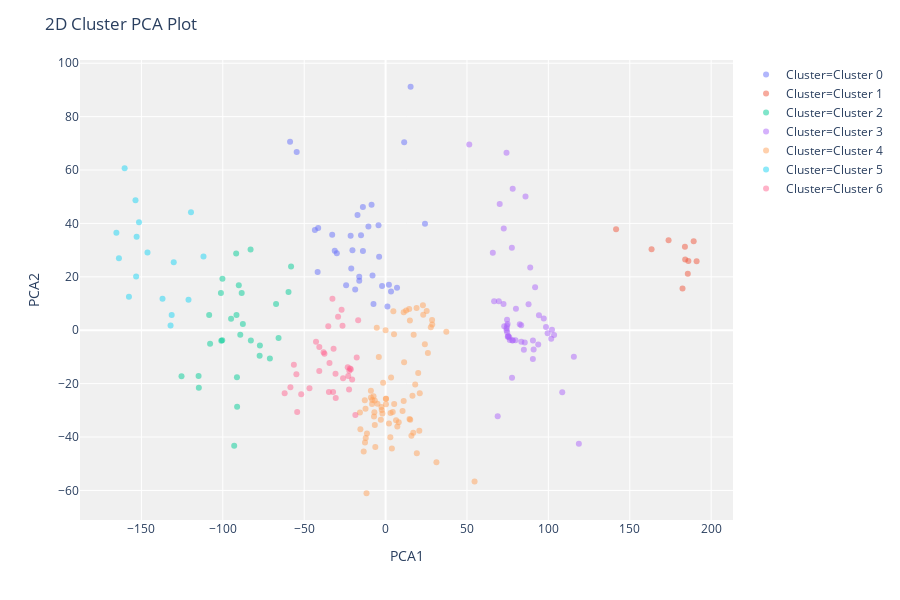

Source (notebook cell):
### Code cell
# Plot Distance Plot
pc.plot_model(km,plot='cluster')

### Figure 1 — Plotly figure (JSON) as saved in the notebook; plotly's stock layout.template omitted (floating-point values rounded to 4 significant figures)
{"data": [{"textposition": "top center", "hovertemplate": "Cluster=Cluster 0<br>PCA1=%{x}<br>PCA2=%{y}<br>Feature=%{customdata[0]}", "showlegend": true, "legendgroup": "Cluster=Cluster 0", "name": "Cluster=Cluster 0", "yaxis": "y", "customdata": [["AD"], ["AE"], ["AF"], ["AG"], ["AI"], ["AL"], ["AM"], ["AN"], ["AO"], ["AQ"], ["AR"], ["AS"], ["AT"], ["AU"], ["AW"], ["AZ"], ["BA"], ["BB"], ["BD"], ["BE"], ["BF"], ["BG"], ["BH"], ["BI"], ["BJ"], ["BM"], ["BN"], ["BO"], ["BR"], ["BS"], ["BT"], ["BV"], ["BW"]], "y": [35.61, 20.47, 9.807, 16.53, 15.29, 23.09, 8.861, 66.75, 43.16, 15.92, 39.88, 21.85, 38.82, 18.55, 38.28, 70.64, 16.81, 28.79, 29.7, 46.18, 39.32, 35.4, 29.96, 37.56, 35.75, 14.53, 70.44, 17.02, 27.55, 91.19, 47.01, 29.77, 19.99], "hoverlabel": {"namelength": 0}, "mode": "markers", "xaxis": "x", "marker": {"color": "#636efa", "opacity": 0.5, "symbol": "circle"}, "x": [-15.08, -8.017, -7.432, -2.171, -18.67, -21.09, 1.134, -54.61, -17.23, 7.032, 24.2, -41.73, -10.54, -16.18, -41.41, -58.68, -24.25, -29.95, -13.91, -13.93, -4.336, -21.46, -20.36, -43.45, -32.8, 3.346, 11.43, 2.058, -3.977, 15.37, -8.615, -31.23, -16.19], "type": "scatter"}, {"textposition": "top center", "hovertemplate": "Cluster=Cluster 1<br>PCA1=%{x}<br>PCA2=%{y}<br>Feature=%{customdata[0]}", "showlegend": true, "legendgroup": "Cluster=Cluster 1", "name": "Cluster=Cluster 1", "yaxis": "y", "customdata": [["BY"], ["BZ"], ["CA"], ["CC"], ["CD"], ["CF"], ["CG"], ["CH"], ["CI"], ["CK"]], "y": [26.5, 21.16, 33.3, 15.63, 31.29, 30.36, 25.95, 33.69, 37.87, 25.84], "hoverlabel": {"namelength": 0}, "mode": "markers", "xaxis": "x", "marker": {"color": "#EF553B", "opacity": 0.5, "symbol": "circle"}, "x": [184.1, 185.7, 189.3, 182.4, 183.9, 163.4, 186.0, 173.9, 141.6, 191.1], "type": "scatter"}, {"textposition": "top center", "hovertemplate": "Cluster=Cluster 2<br>PCA1=%{x}<br>PCA2=%{y}<br>Feature=%{customdata[0]}", "showlegend": true, "legendgroup": "Cluster=Cluster 2", "name": "Cluster=Cluster 2", "yaxis": "y", "customdata": [["CL"], ["CM"], ["CN"], ["CO"], ["CR"], ["CU"], ["CV"], ["CX"], ["CY"], ["CZ"], ["DE"], ["DJ"], ["DK"], ["DM"], ["DO"], ["DZ"], ["EC"], ["EE"], ["EG"], ["EH"], ["ER"], ["ES"], ["ET"], ["FI"], ["FJ"], ["FK"], ["FM"], ["FO"]], "y": [5.748, -5.743, -28.62, -2.902, 16.88, -10.59, -17.21, 19.24, 5.695, 4.274, -43.24, -3.934, 23.87, -17.14, -3.749, 13.98, -3.849, -9.569, 13.94, 30.24, 14.36, -17.61, 9.856, -21.58, -1.649, -5.085, 2.303, 28.72], "hoverlabel": {"namelength": 0}, "mode": "markers", "xaxis": "x", "marker": {"color": "#00cc96", "opacity": 0.5, "symbol": "circle"}, "x": [-108.4, -77.21, -91.2, -65.75, -90.18, -71.08, -125.4, -100.2, -91.59, -94.91, -92.99, -100.9, -58.07, -114.9, -100.4, -88.4, -82.77, -77.37, -101.2, -82.93, -59.63, -91.31, -67.28, -114.7, -89.26, -107.8, -87.67, -91.79], "type": "scatter"}, {"textposition": "top center", "hovertemplate": "Cluster=Cluster 3<br>PCA1=%{x}<br>PCA2=%{y}<br>Feature=%{customdata[0]}", "showlegend": true, "legendgroup": "Cluster=Cluster 3", "name": "Cluster=Cluster 3", "yaxis": "y", "customdata": [["FR"], ["GA"], ["GB"], ["GD"], ["GE"], ["GF"], ["GG"], ["GH"], ["GI"], ["GL"], ["GM"], ["GN"], ["GP"], ["GQ"], ["GR"], ["GS"], ["GT"], ["GU"], ["GW"], ["GY"], ["GZ"], ["HK"], ["HM"], ["HN"], ["HR"], ["HT"], ["HU"], ["ID"], ["IE"], ["IL"], ["IM"], ["IN"], ["IO"], ["IQ"], ["IR"], ["IS"], ["IT"], ["JE"], ["JM"], ["JO"], ["JP"], ["KE"], ["KG"], ["KH"], ["KI"], ["KM"], ["KN"], ["KP"], ["KR"], ["KW"], ["KY"]], "y": [-2.77, 52.97, -1.127, -4.591, 2.223, -0.01627, -3.717, -2.142, -3.84, -32.2, -2.452, -9.916, -5.315, -3.639, 23.5, 5.653, 1.23, 0.7166, 38.12, 29.05, 16.08, -7.303, 9.808, -4.31, -0.7971, 3.928, -7.262, 4.377, 9.761, 8.078, 50.06, 1.635, 47.25, -23.22, -42.49, -3.166, -17.77, -10.77, 1.463, 0.2205, 69.57, 10.81, -3.794, 2.349, 1.908, -2.393, -3.874, 10.86, 66.44, 30.85, -1.798], "hoverlabel": {"namelength": 0}, "mode": "markers", "xaxis": "x", "marker": {"color": "#ab63fa", "opacity": 0.5, "symbol": "circle"}, "x": [76.04, 78.09, 99.54, 85.5, 82.42, 74.34, 79.82, 75.45, 90.53, 68.88, 75.06, 115.7, 93.77, 76.3, 88.85, 94.22, 98.55, 74.31, 72.59, 65.87, 91.85, 84.95, 72.46, 83.38, 74.67, 74.62, 90.94, 97.17, 87.83, 80.08, 85.95, 74.64, 70.11, 108.5, 118.7, 101.7, 77.68, 90.48, 72.89, 102.2, 51.42, 69.58, 78.13, 74.97, 83.32, 75.33, 77.87, 66.67, 74.29, 77.58, 103.5], "type": "scatter"}, {"textposition": "top center", "hovertemplate": "Cluster=Cluster 4<br>PCA1=%{x}<br>PCA2=%{y}<br>Feature=%{customdata[0]}", "showlegend": true, "legendgroup": "Cluster=Cluster 4", "name": "Cluster=Cluster 4", "yaxis": "y", "customdata": [["KZ"], ["LA"], ["LB"], ["LC"], ["LI"], ["LK"], ["LR"], ["LS"], ["LT"], ["LU"], ["LV"], ["LY"], ["MA"], ["MC"], ["MD"], ["ME"], ["MG"], ["MH"], ["MK"], ["ML"], ["MM"], ["MN"], ["MO"], ["MP"], ["MQ"], ["MR"], ["MS"], ["MT"], ["MU"], ["MV"], ["MW"], ["MX"], ["MY"], ["MZ"], [null], ["NC"], ["NE"], ["NF"], ["NG"], ["NI"], ["NL"], ["NO"], ["NP"], ["NR"], ["NU"], ["NZ"], ["OM"], ["PA"], ["PE"], ["PF"], ["PG"], ["PH"], ["PK"], ["PL"], ["PM"], ["PN"], ["PR"], ["PS"], ["PT"], ["PW"], ["PY"], ["QA"], ["RE"], ["RO"], ["RS"], ["RU"], ["RW"], ["SA"], ["SB"], ["SC"], ["SD"], ["SE"], ["SG"]], "y": [-19.66, 0, -5.284, -25.66, -43.75, -26.18, -27.59, -23.61, -1.469, 7.068, -29.85, -61.06, -17.71, -32.27, -36.05, 7.242, 7.359, -27.7, 0.9178, 1.148, -44.31, -35.53, -29.43, -26.54, -1.696, 3.825, -22.63, 5.803, 2.183, -56.66, -20.29, 7.991, -39.48, -30.21, -46.07, -45.39, -24.58, -8.534, -42.08, -12.03, -40.08, -34.97, -33.51, -0.566, 8.298, -30.67, -37.13, 6.703, -26.21, 3.688, -34.44, -27.56, -31.23, -24.74, -28.8, -30.77, -33.55, -33.29, -26.32, -30.82, -25.63, -49.41, -27.62, -15.98, -9.993, -33.71, -40.37, -25.16, -30.99, -38.36, -38.68, -37.62, 9.325], "hoverlabel": {"namelength": 0}, "mode": "markers", "xaxis": "x", "marker": {"color": "#FFA15A", "opacity": 0.5, "symbol": "circle"}, "x": [-1.511, 0, 24.13, 0.2795, -6.308, -8.183, -8.317, 21.01, 5.182, 4.775, -2.355, -11.72, 3.37, -7.113, 7.216, 25.24, 12.63, 0.2305, -5.419, 27.78, 3.856, -6.63, -12.32, 11.11, 17.26, 28.57, -9.027, 23.12, 28.66, 54.67, 18.2, 14.5, 15.87, 10.42, 19.2, -13.45, 16.51, 26.0, -12.64, 11.37, 2.916, 2.078, -2.913, 37.3, 19.03, 4.397, -15.48, 11.13, -12.77, 14.94, 8.073, -4.989, -1.94, -7.417, -2.536, -6.884, 15.15, 14.7, -6.657, -15.75, 0.1662, 31.24, 5.278, 20.04, -4.153, 6.429, -12.2, -9.004, 3.062, 17.01, -11.44, 20.72, 22.93], "type": "scatter"}, {"textposition": "top center", "hovertemplate": "Cluster=Cluster 5<br>PCA1=%{x}<br>PCA2=%{y}<br>Feature=%{customdata[0]}", "showlegend": true, "legendgroup": "Cluster=Cluster 5", "name": "Cluster=Cluster 5", "yaxis": "y", "customdata": [["SH"], ["SI"], ["SJ"], ["SK"], ["SL"], ["SM"], ["SN"], ["SO"], ["SR"], ["ST"], ["SV"], ["SY"], ["SZ"], ["TC"], ["TD"], ["TF"]], "y": [36.46, 27.58, 20.14, 40.48, 48.67, 26.96, 60.68, 11.39, 5.688, 11.83, 12.58, 29.11, 25.42, 34.99, 44.16, 1.815], "hoverlabel": {"namelength": 0}, "mode": "markers", "xaxis": "x", "marker": {"color": "#19d3f3", "opacity": 0.5, "symbol": "circle"}, "x": [-165.4, -111.9, -153.2, -151.5, -153.6, -163.8, -160.3, -121.1, -131.4, -137.0, -157.7, -146.3, -130.1, -152.9, -119.5, -132.1], "type": "scatter"}, {"textposition": "top center", "hovertemplate": "Cluster=Cluster 6<br>PCA1=%{x}<br>PCA2=%{y}<br>Feature=%{customdata[0]}", "showlegend": true, "legendgroup": "Cluster=Cluster 6", "name": "Cluster=Cluster 6", "yaxis": "y", "customdata": [["TG"], ["TH"], ["TJ"], ["TK"], ["TL"], ["TM"], ["TN"], ["TO"], ["TR"], ["TT"], ["TV"], ["TW"], ["TZ"], ["UA"], ["UG"], ["UM"], ["US"], ["UY"], ["UZ"], ["VA"], ["VC"], ["VE"], ["VG"], ["VI"], ["VN"], ["VU"], ["WF"], ["WS"], ["XK"], ["YE"], ["YT"], ["ZA"], ["ZM"], ["ZW"]], "y": [-24.0, -23.12, -31.73, 1.472, -16.49, -23.13, -6.281, -8.857, -15.21, -17.1, -22.22, -14.32, -14.64, -8.27, -12.89, -16.3, -6.935, -15.29, 3.76, -25.4, -4.325, 11.82, 7.702, -13.83, -17.98, 1.654, -23.6, -10.18, -12.31, -21.33, 5.068, -21.7, -18.43, -30.58], "hoverlabel": {"namelength": 0}, "mode": "markers", "xaxis": "x", "marker": {"color": "#FF6692", "opacity": 0.5, "symbol": "circle"}, "x": [-51.83, -32.26, -18.57, -35.2, -54.79, -34.8, -40.7, -37.55, -22.28, -22.95, -22.44, -21.88, -21.34, -38.08, -56.35, -30.75, -31.94, -40.74, -16.84, -30.63, -42.73, -32.65, -27.03, -23.25, -26.1, -26.46, -62.0, -17.73, -34.46, -58.46, -29.19, -46.75, -20.54, -54.31], "type": "scatter"}], "layout": {"xaxis": {"domain": [0, 1], "anchor": "y", "title": {"text": "PCA1"}}, "title": {"text": "2D Cluster PCA Plot"}, "plot_bgcolor": "rgb(240,240,240)", "yaxis": {"domain": [0, 1], "anchor": "x", "title": {"text": "PCA2"}}, "height": 600, "margin": {"t": 60}, "legend": {"tracegroupgap": 0}}}
